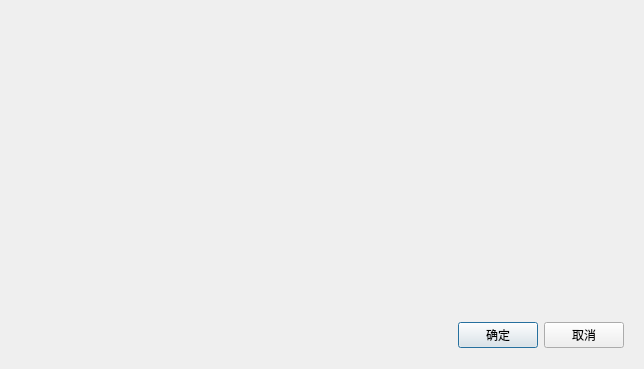
<?xml version="1.0" encoding="UTF-8"?>
<ui version="4.0">
 <class>ShowImageProcHistoryDialog</class>
 <widget class="QDialog" name="ShowImageProcHistoryDialog">
  <property name="geometry">
   <rect>
    <x>0</x>
    <y>0</y>
    <width>644</width>
    <height>369</height>
   </rect>
  </property>
  <property name="windowTitle">
   <string>操作记录</string>
  </property>
  <layout class="QVBoxLayout" name="verticalLayout">
   <item>
    <widget class="QWidget" name="wgtClient" native="true"/>
   </item>
   <item>
    <widget class="QWidget" name="wgtBottom" native="true">
     <property name="minimumSize">
      <size>
       <width>0</width>
       <height>46</height>
      </size>
     </property>
     <property name="maximumSize">
      <size>
       <width>16777215</width>
       <height>46</height>
      </size>
     </property>
     <layout class="QHBoxLayout" name="horizontalLayout">
      <item>
       <spacer name="horizontalSpacer">
        <property name="orientation">
         <enum>Qt::Horizontal</enum>
        </property>
        <property name="sizeHint" stdset="0">
         <size>
          <width>433</width>
          <height>20</height>
         </size>
        </property>
       </spacer>
      </item>
      <item>
       <widget class="QPushButton" name="btnOk">
        <property name="text">
         <string>确定</string>
        </property>
       </widget>
      </item>
      <item>
       <widget class="QPushButton" name="btnCancel">
        <property name="text">
         <string>取消</string>
        </property>
       </widget>
      </item>
     </layout>
    </widget>
   </item>
  </layout>
 </widget>
 <resources/>
 <connections/>
</ui>
